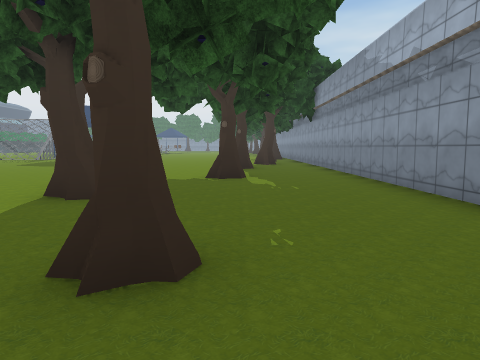
View 1 (above)

20 first-person views from a walk through a scene from a Unity 3-D project. The camera is 1.5 m above the floor, tilts 6° down and sees 75° across. The floor is counted in squares, 2.32 m on a side. Each view is taken from the middle of a square. On the plan, view 1 faces up. The plan holds only what a view shows up to about 10 squares ahead; the rest is blank. The place goes on beyond the plan. The player is left out. Some surface patterns are stand-ins.

View 2
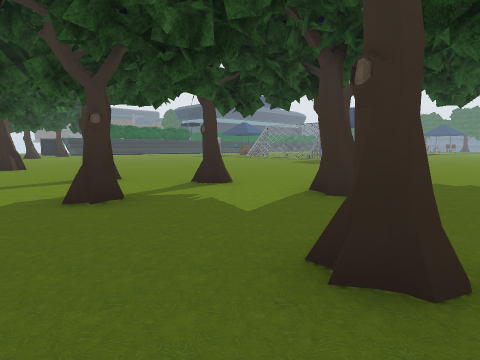

View 3
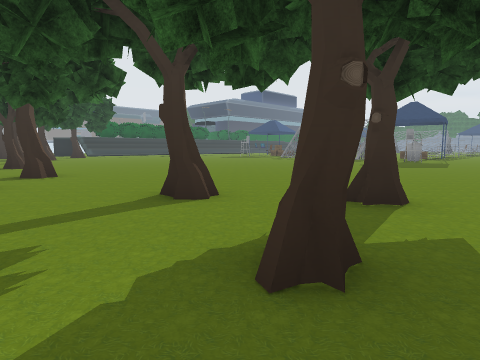

View 4
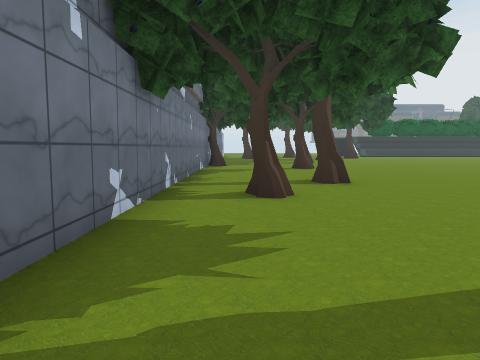

View 5
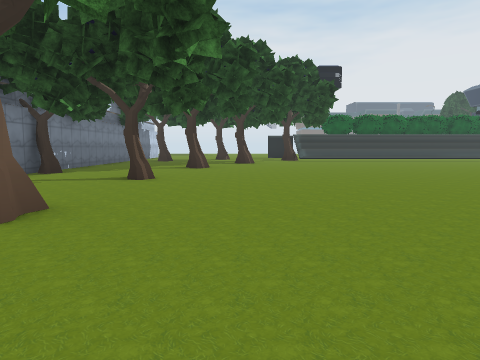

View 6
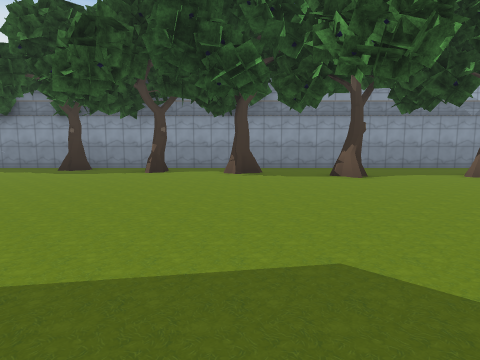

View 7
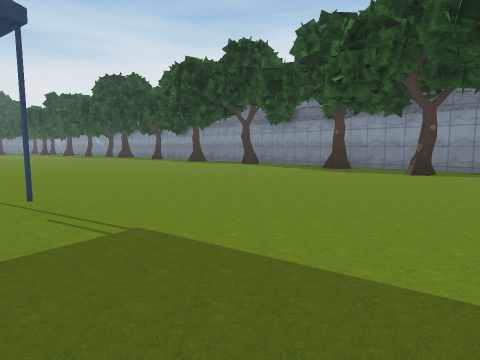

View 8
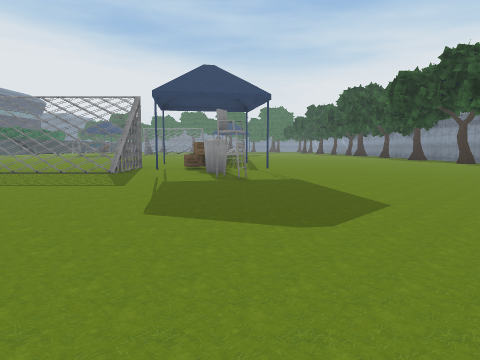

View 9
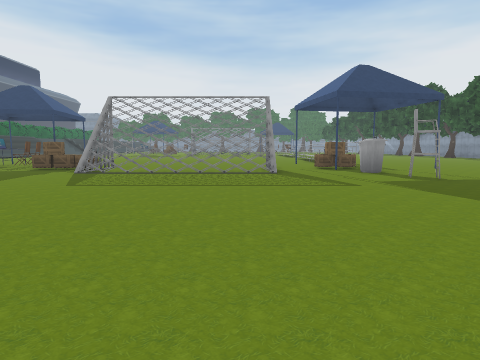

View 10
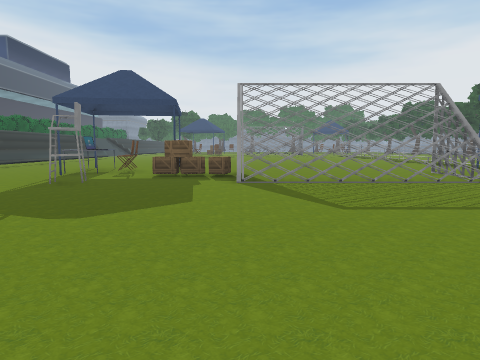

View 11
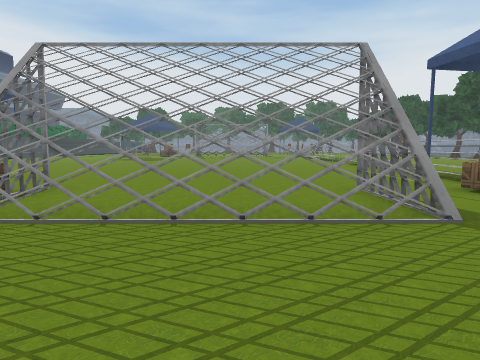

View 12
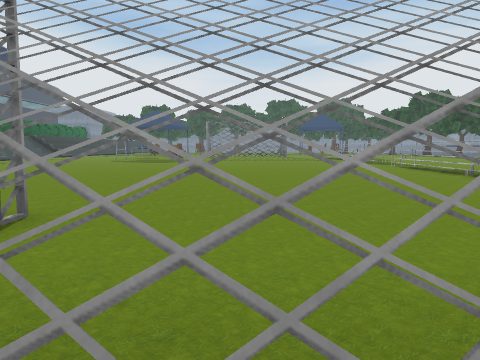

View 13
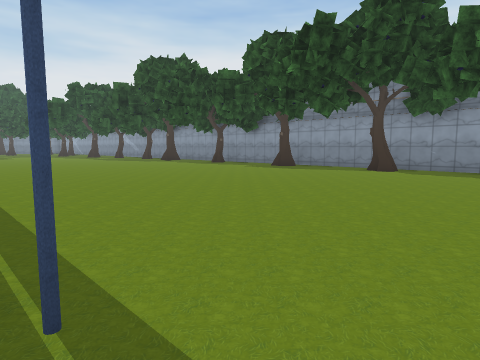

View 14
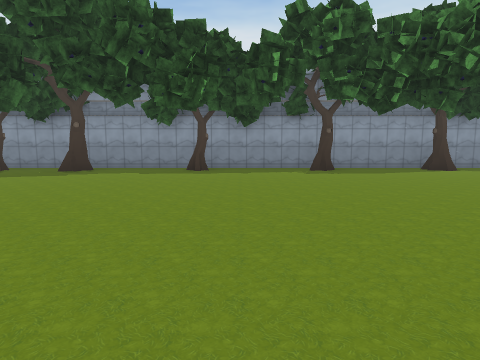

View 15
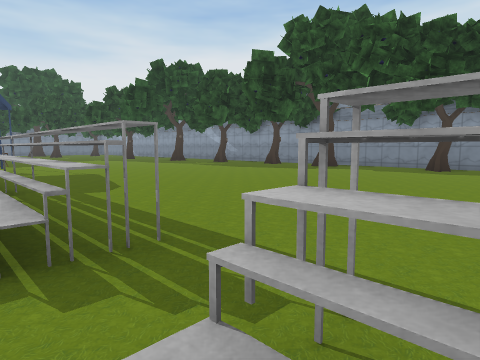

View 16
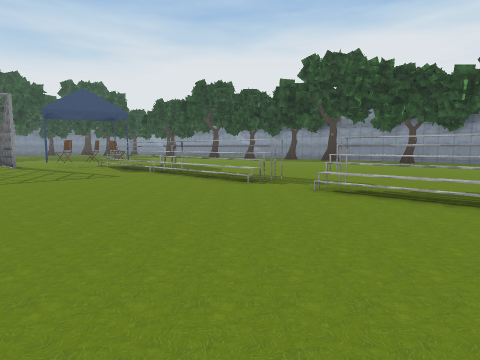

View 17
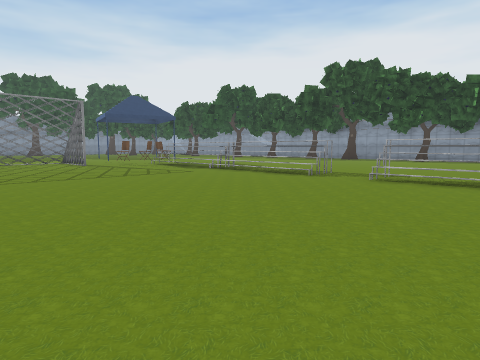

View 18
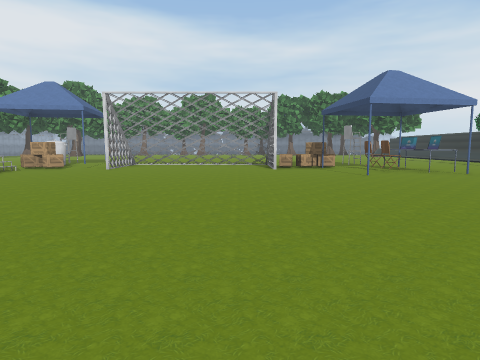

View 19
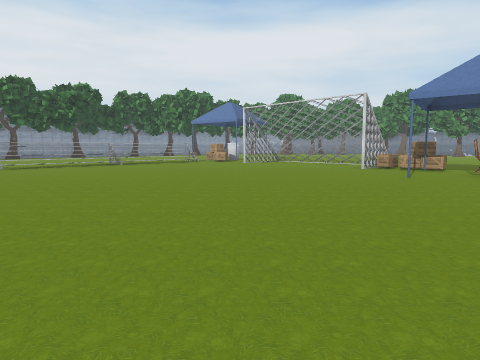

View 20
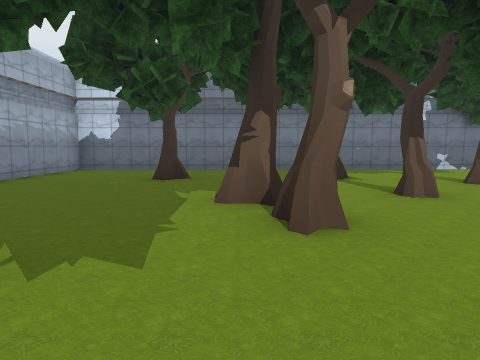

### Floor plan
Key: @ floor where view 1 was taken; # wall or solid block; x gap in a wall; . floor; / step, stairs or slope; = window, fence, low wall or low ledge; T tree; E tent; B box; I bin; L laptop; O other object.
Columns run from 19 left of view 1 to 3 right of it. Each row starts with its distance up from view 1.
 33       .....//.....   T#
 32       .....//...... ..#
 31       .....//........T#
 30       .....//.........#
 29       .....//.........#
 28       .....//.........#
 27 .........../#........T#
 26 ......................#
 25 .........../=.........#
 24 .........../=........T#
 23 .........../=.........#
 22  ........../#.........#
 21 .........../=.........#
 20 ..E......../=........T#
 19 LO........./#.........#
 18 LO.........BE.........#
 17 E.BBB....#...........T#
 16 .O..##x#x#.I..........#
 15 ..........E...........#
 14  ...........O.......T.#
 13  .....................#
 12   ..................#.#
 11  .....................#
 10  .... .............T..#
  9  .....................#
  8  ...... . ............#
  7  ..................T..#
  6  .....................#
  5  ...............T.....#
  4  ..............T.T....#
  3  #..........TT........#
  2  ...TT..T.........TT..#
  1   .............T......#
  0  .........T........@..#
 -1  ##T###################

Where each view was taken, in squares from view 1:
view 1: 0 up, 0 right, facing up
view 2: 0 up, 0 right, facing up-left
view 3: 0 up, 3 left, facing up-left
view 4: 0 up, 5 left, facing left
view 5: 4 up, 8 left, facing left
view 6: 12 up, 7 left, facing right
view 7: 12 up, 7 left, facing up-right
view 8: 8 up, 7 left, facing up
view 9: 8 up, 11 left, facing up
view 10: 10 up, 15 left, facing up
view 11: 13 up, 12 left, facing up
view 12: 15 up, 13 left, facing up
view 13: 17 up, 7 left, facing up-right
view 14: 26 up, 7 left, facing right
view 15: 25 up, 8 left, facing up-right
view 16: 23 up, 12 left, facing up-right
view 17: 23 up, 14 left, facing up-right
view 18: 27 up, 14 left, facing down
view 19: 27 up, 19 left, facing down-right
view 20: 8 up, 2 left, facing down
